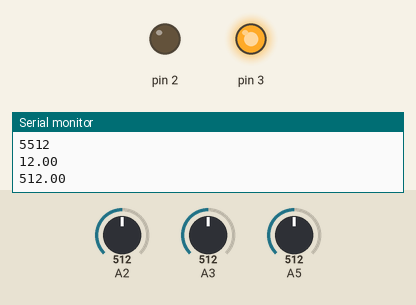
Recording of a sketch running on a simulated Arduino Uno, built with avr-gcc and run on an emulated ATmega328P. On the bench: output pins drawn as LEDs (lit = HIGH), the last lines printed to the serial monitor. Inputs (shaded band) come from the test bench; at power-on: A3 = 512, A2 = 512, A5 = 512.

Above: at 0.8 s.
0.9 s: A3 set to 483
At 2.1 s:
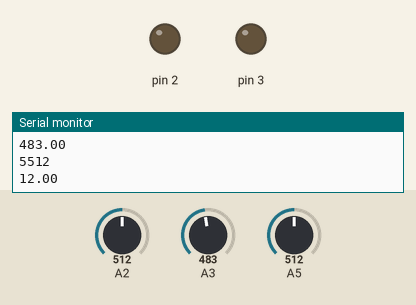
2.4 s: A2 set to 539
3.9 s: A2 set to 568
At 5.1 s:
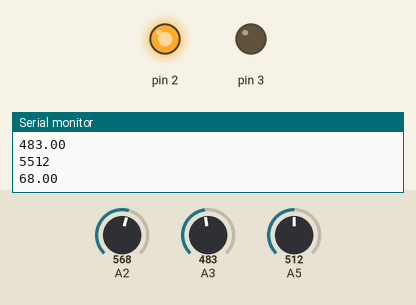
5.4 s: A3 set to 510
At 6.5 s:
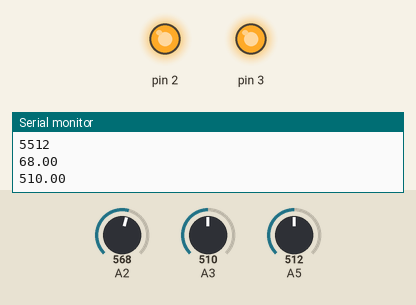
6.9 s: A3 set to 490
At 7.5 s:
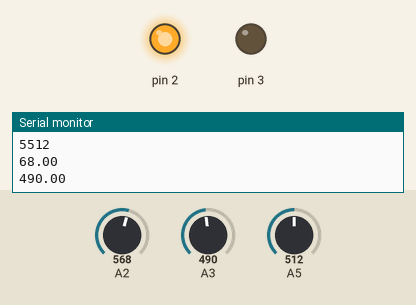
8.4 s: A3 set to 511
At 9.8 s:
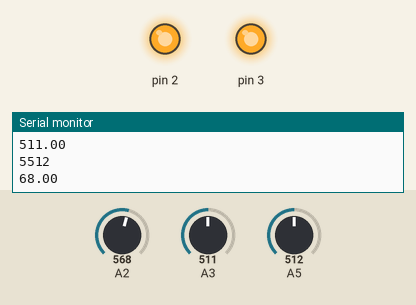
Timing chart, 0 to 10.9 s (numbered marks = the images above; inputs shaded):
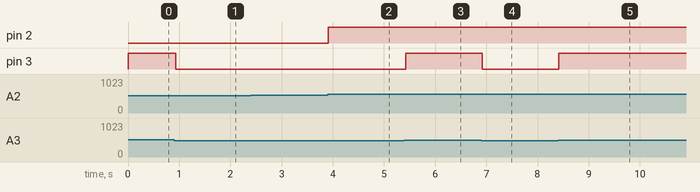

The sketch:

ADC.ino
```cpp
#include "Adc.h"

void Adc_Init(void)              // adc_init it's initialized as a void so it doesn't produce an output
{
    // AREF = AVcc
    ADMUX = (1<<REFS0);

    // ADC Enable and prescaler of 128
    // 16000000/128 = 125000
    ADCSRA = (1<<ADEN)|(1<<ADPS2)|(1<<ADPS1)|(1<<ADPS0);
}

unsigned short CHANNEL_ADC(unsigned char ch)
{

  // select the corresponding channel 0~7
  // ANDing with ’7′ will always keep the value
  // of ‘ch’ between 0 and 7
  ch &= 0b00000111;  // AND operation with 7
  ADMUX = (ADMUX & 0xF8)|ch; // clears the bottom 3 bits before ORing

  // start single convertion
  // write ’1′ to ADSC
  ADCSRA |= (1<<ADSC);

  // wait for conversion to complete
  // ADSC becomes ’0′ again
  // till then, run loop continuously
  while(ADCSRA & (1<<ADSC));

  return (ADC);            //adc is returned

}
```

ADC.h
```cpp
#ifndef __ADC__             // ifndef is written since __ADC__ has not been defined
#define __ADC__
void Adc_Init(void);
unsigned short CHANNEL_ADC(unsigned char ch);

#endif
```

Uart.h
```cpp
#ifndef _UART_
#define _UART_

void Uart_Init(void);

void Uart_SetBaudRate(unsigned short BuadRate);     // u art sets rate  to be unsigned short and is called buadrate(number of bits per second)

void Uart_SendChar(unsigned char DataByte);         // u art sends char to be unsigned datatype

unsigned char Uart_IsDataAvailable(void);           // u art is asked if data available and if it is available then then u art reads data

unsigned char Uart_ReadData();

void Uart_SendString(const char DataString[]);      // u art sends the string to be in a list called datastring

#endif
```

Uart.ino
```cpp
#if !defined(__AVR_ATmega328P__)
#include <avr/iom328p.h>
#endif

#include "Uart.h"

#define _BV(bit) (1 << (bit))
#define bit_is_set(sfr, bit) (_SFR_BYTE(sfr) & _BV(bit))                              //to change one bit from 0 to 1
#define bit_is_clear(sfr, bit) (!(_SFR_BYTE(sfr) & _BV(bit)))                              //to change one bit from 1 to 0
#define loop_until_bit_is_set(sfr, bit) do { } while (bit_is_clear(sfr, bit))
#define loop_until_bit_is_clear(sfr, bit) do { } while (bit_is_set(sfr, bit))


void Uart_Init(void) {

    Uart_SetBaudRate(9600);

    /* Enable USART transmitter/receiver */
    UCSR0B = (1 << TXEN0) | (1 << RXEN0);

    /* 8 data bits, 1 stop bit */
    UCSR0C = (1 << UCSZ01) | (1 << UCSZ00);
}

void Uart_SetBaudRate(unsigned short BuadRate)
{
    unsigned short UBBR = ( (F_CPU / 16) /  BuadRate ) - 1;
    UBRR0L = (UBBR & 0xFF);
    UBRR0H = (( UBBR >> 8 ) & 0xFF);
}


void Uart_SendChar(unsigned char DataByte)
{
    // Wait until Write buffer is empty
    while ( ! (UCSR0A & ( 1 << UDRE0)) );
    UDR0 = DataByte;
}

unsigned char Uart_ReadData(void) {
    // Wait until data is received
    while ( ! (UCSR0A & ( 1 << RXC0)) );
    return UDR0;
}

void Uart_SendString(const char DataString[]){
    int i;
    for (i=0; DataString[i]; i++)
    {
        Uart_SendChar(DataString[i]);
    }
}
```

app.ino
```cpp
#include <avr/io.h>                     //includes the libaries
#include <util/delay.h>
#include "DIO.h"
#include "ADC.h"
#include "UART.h"


int main(){

  init();
  int Adc_Reading;               //identifies adc_readings as an integer
  unsigned char buffer[4];       //stores unsigned buffer in 4 places
  while(1)
  {
    potentiometer();
    RedLED();
    Adc_Reading = CHANNEL_ADC(5);     //channel_adc is stored in adc_reading
    itoa(Adc_Reading,buffer,10);
    Uart_SendString(buffer);
    Uart_SendString("\n");             // ("/n") to start in a new line
  }
}

void init(){                   //intializing the data without giving an output
    potentiometer();
    RedLED();
    Serial.begin(9600);         //Initializing the baud rate of the connection
}

void RedLED(void){
float switchV;                          //to return the value for the upcoming arguments
  Dio_SetPinDirection('D',3,1);

  Dio_SetPinDirection('C',3,0);

  Adc_Init();

  switchV = CHANNEL_ADC(3);             // channel_adc with a list made out of 3 and is put in switchV

  Serial.println(switchV);
  if(switchV>500){                          //When the switch is turned on

    Dio_SetPortDirection('D',3,1);           // Turn ON the switch Led


  }
    else
    Dio_SetPortDirection('D',3,0);           //Turn OFF the switch Led


}


void potentiometer(void){                      //potentiometer is put in void so it doesn't have an output
  float res;                                   // res is getting identified as a float
  Dio_SetPinDirection('D',2,1);
  Dio_SetPinDirection('C',2,0);

  Adc_Init();

  res = CHANNEL_ADC(2);

  Serial.println(res);                      //To measure the resistance of the potentiometer in the serial monitor

  if(res>550){                              //When the Potentiometer is above 550 Ohm


    Dio_SetPortDirection('D',2,1);         //Turn on the potentiometer led
    //PORTB=0b00000100;
  }
    else
    Dio_SetPortDirection('D',2,0);         //Turn off the potentiometer led


}
```

DIO.h
```cpp
#ifndef _DIO_
#define _DIO_

void Dio_SetPinDirection(unsigned char DDRX, unsigned char Pin,unsigned char Direction);
unsigned char Dio_GetPinState(unsigned char Port,unsigned char pin);
void Dio_SetPortDirection(unsigned char PORTX, unsigned char Pin,unsigned char Direction);
#endif
```

DIO.ino
```cpp
#ifndef _DIO__
#define _DIO_

void Dio_SetPinDirection(unsigned char DDRX, unsigned char Pin,unsigned char Direction);
unsigned char Dio_GetPinState(unsigned char Port,unsigned char pin);
void Dio_SetPortDirection(unsigned char PORTX, unsigned char Pin,unsigned char Direction);
#endif


#include <avr/io.h>

#define SetBit(Reg,Pin) (Reg |= (1<<Pin))           //function that changes the pin from 0 to 1
#define ClearBit(Reg,Pin) (Reg &=~ (1<<Pin))          //to change one bit from 1 to 0
#define ToggleBit(Reg,Pin) (Reg ^= (1<<Pin))          //to check a bit if it is 1 then change it to 0 and if it is 0 then change it to 1.
#define GetBit(Reg,Pin) (Reg&(1<<Pin))                //to get the value of the pin in the register

void Dio_SetPinDirection(unsigned char DDRX, unsigned char Pin,unsigned char Direction){             //determines if port is input or output


  switch (DDRX)            //the fucntion of the switch
  {

       case 'B':          //register DDRB
    if (Direction == 1)
    {
      SetBit(DDRB,Pin);      //to set the pin number and the DDRB

    }
    else{
      ClearBit(DDRB,Pin);       //clears the pin the DDRB register

    }
    break;
        case 'C':          //register DDRC
    if (Direction == 1)
    {
      SetBit(DDRC,Pin);   //To set pin number abd DDRC

    }
    else{
      ClearBit(DDRC,Pin);       //clears both register and the pin

    }
    break;
        case 'D':
    if (Direction == 1)
    {
      SetBit(DDRD,Pin);

    }
    else{
      ClearBit(DDRD,Pin);     //to clear the pin and register

    }
    break;
}
}
unsigned char Dio_GetPinState(unsigned char Port,unsigned char pin){                     //to output data

  int BitValue;
  switch(Port){

    case 'B':
    BitValue = GetBit(PORTB,pin);               //checks if the port is an input or an output
    break;
    case 'C':
    BitValue = GetBit(PORTC,pin);
    break;
    case 'D':
    BitValue = GetBit(PORTD,pin);
    break;
  }
  return BitValue;
}
void Dio_SetPortDirection(unsigned char PORTX, unsigned char Pin,unsigned char Direction){             //To activate/deactivate pull up resistors
  switch (PORTX)
  {

       case 'B':
    if (Direction == 1)
    {
      SetBit(PORTB,Pin);         //seting the portB and the pin as an output

    }
    else{
      ClearBit(PORTB,Pin);

    }
    break;
        case 'C':
    if (Direction == 1)
    {
      SetBit(PORTC,Pin);               //setting port C and pin to be an output

    }
    else{
      ClearBit(PORTC,Pin);

    }
    break;
        case 'D':
    if (Direction == 1)
    {
      SetBit(PORTD,Pin);      //setting port and pin as output

    }
    else{
      ClearBit(PORTD,Pin);      //clears port and pin number

    }
    break;
}
}
```

Measured:
- the behaviour switches between 501 and 500 on A3 (found by bisection; images 0 and 1)
- the behaviour switches between 550 and 551 on A2 (found by bisection; images 1 and 2)
- after the input at 0.9 s, pin 3: HIGH → LOW at once
- after the input at 3.9 s, pin 2: LOW → HIGH at once
- after the input at 5.4 s, pin 3: LOW → HIGH at once
- after the input at 6.9 s, pin 3: HIGH → LOW at once
- after the input at 8.4 s, pin 3: LOW → HIGH at once
